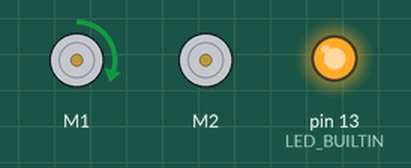
Recording of a sketch running on a simulated Arduino Uno, built with avr-gcc and run on an emulated ATmega328P. Parts: 2 × DC motor (green arrow = forward, orange = backward, longer = faster), output pins drawn as LEDs (lit = HIGH). What the sketch prints to the serial monitor is not drawn.

Above: at 2.5 s.
At 4.5 s:
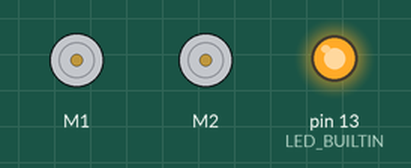
At 5.5 s:
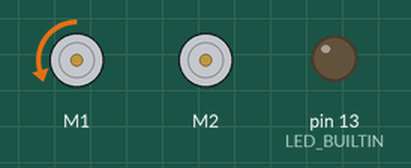
At 6.5 s:
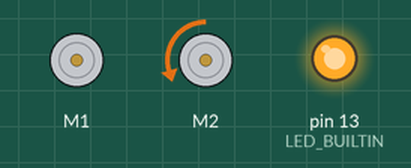
At 8.88 s:
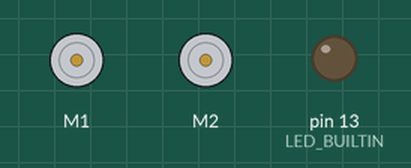
At 11.3 s:
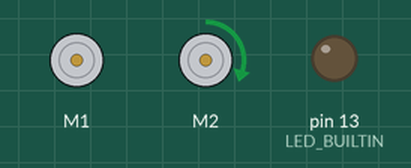
Timing chart, 0 to 12.2 s (numbered marks = the images above):
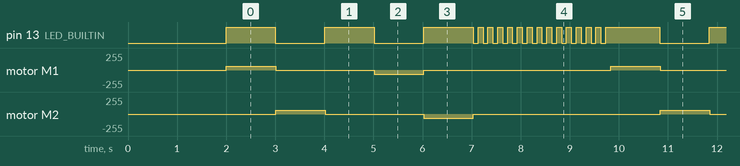

The sketch:

test_auto.ino
```cpp
/**
 * @brief: Prueba control serial BB8 con rutina autónoma.
 * @author: Lucas Cortés Gutiérrez.
 * @date: 10/7/2019
 */

#include <SoftwareSerial.h>
#include <Sabertooth.h>

#define NONE 0

#define POWER_MAX 64

#define POWER 30

#define PIN_SERIAL_ST 6

SoftwareSerial SWSerial(NOT_A_PIN, PIN_SERIAL_ST);
Sabertooth ST(128, SWSerial); // Address 128, and use SWSerial as the serial port.

int aux=0;

void setup(){
    pinMode(LED_BUILTIN, OUTPUT);
    SWSerial.begin(9600);
    ST.autobaud();
    Serial.begin(115200);
    Serial.println("BB8 - SERIAL");
}

void loop(){
        ST.motor(1, POWER);
        digitalWrite(LED_BUILTIN,HIGH);
        delay(1000);
        digitalWrite(LED_BUILTIN,LOW);
        ST.motor(1, 0);
        ST.motor(2, POWER);
        delay(1000);
        digitalWrite(LED_BUILTIN,HIGH);
        ST.motor(2, 0);
        delay(1000);
        digitalWrite(LED_BUILTIN,LOW);
        ST.motor(1, -POWER);
        delay(1000);
        digitalWrite(LED_BUILTIN,HIGH);
        ST.motor(1, 0);
        ST.motor(2, -POWER);
        delay(1000);
        ST.motor(2, 0);
        digitalWrite(LED_BUILTIN,LOW);
        delay(100);
        digitalWrite(LED_BUILTIN,HIGH);
        delay(100);
        digitalWrite(LED_BUILTIN,LOW);
        delay(100);
        digitalWrite(LED_BUILTIN,HIGH);
        delay(100);
        digitalWrite(LED_BUILTIN,LOW);
        delay(100);
        digitalWrite(LED_BUILTIN,HIGH);
        delay(100);
        digitalWrite(LED_BUILTIN,LOW);
        delay(100);
        digitalWrite(LED_BUILTIN,HIGH);
        delay(100);
        digitalWrite(LED_BUILTIN,LOW);
        delay(100);
        digitalWrite(LED_BUILTIN,HIGH);
        delay(100);
        digitalWrite(LED_BUILTIN,LOW);
        delay(100);
        digitalWrite(LED_BUILTIN,HIGH);
        delay(100);
        digitalWrite(LED_BUILTIN,LOW);
        delay(100);
        digitalWrite(LED_BUILTIN,HIGH);
        delay(100);
        digitalWrite(LED_BUILTIN,LOW);
        delay(100);
        digitalWrite(LED_BUILTIN,HIGH);
        delay(100);
        digitalWrite(LED_BUILTIN,LOW);
        delay(100);
        digitalWrite(LED_BUILTIN,HIGH);
        delay(100);
        digitalWrite(LED_BUILTIN,LOW);
        delay(100);
        digitalWrite(LED_BUILTIN,HIGH);
        delay(100);
        digitalWrite(LED_BUILTIN,LOW);
        delay(100);
        digitalWrite(LED_BUILTIN,HIGH);
        delay(100);
        digitalWrite(LED_BUILTIN,LOW);
        delay(100);
        digitalWrite(LED_BUILTIN,HIGH);
        delay(100);
        digitalWrite(LED_BUILTIN,LOW);
        delay(100);
        digitalWrite(LED_BUILTIN,HIGH);
        delay(100);
        digitalWrite(LED_BUILTIN,LOW);
        delay(100);
        digitalWrite(LED_BUILTIN,HIGH);
        delay(100);

}
```

Measured:
- by itself, motor M1, motor M2: repeats every 7.8 s: stopped 2.0 s, backward 60/255 1.0 s, stopped 3.8 s, forward 60/255 1.0 s
- by itself, pin 13 (LED_BUILTIN): repeats every 7.8 s: LOW 1.0 s, HIGH 1.0 s, LOW 1.0 s, HIGH 1.0 s, 13 × (LOW 0.10 s, HIGH 0.10 s), LOW 0.10 s, HIGH 1.1 s
